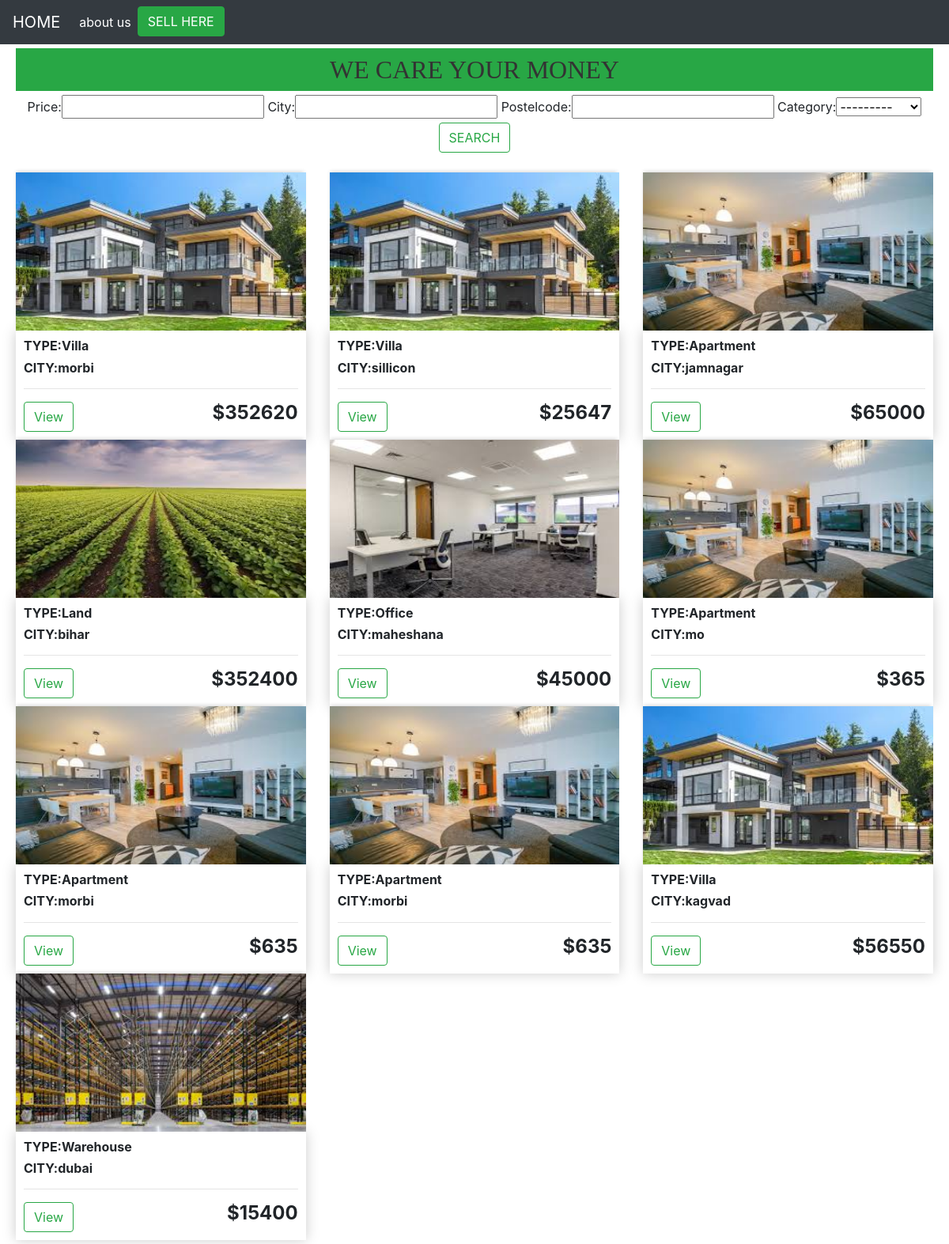
The app's page /, older data.
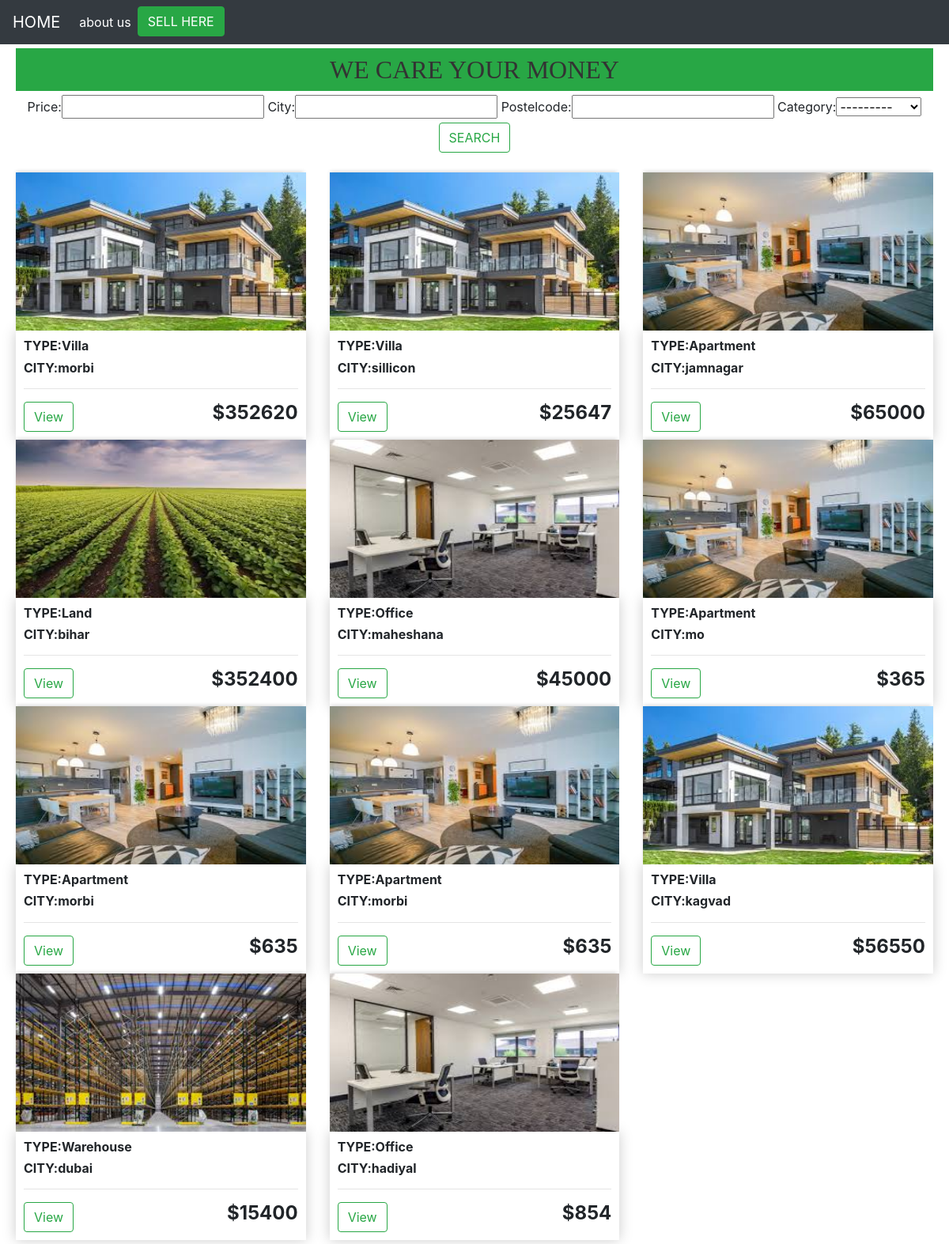
The same page, newer data.
### real/models.py (models this page shows, shortened)
class product(models.Model):
	owner_name=models.CharField(max_length=50)
	owner_email=models.EmailField()
	noofbed=models.IntegerField()
	decs=models.TextField()
	price=models.IntegerField()
	city=models.CharField(max_length=50)
	postelcode=models.IntegerField()
	category=(('Villa','Villa'),
				('Banglov','Banglov'),
				('Land','Land'),
				('Apartment','Apartment'),
				('Office','Office'),
				('Warehouse','Warehouse')
		)
	Category=models.CharField(max_length=50,choices=category)
	img=models.ImageField()

### real/views.py (the view)
# urls.py: path('',views.main,name='home'),
def main(request):
	eget=product.objects.all()
	myfilter=property(request.GET,queryset=eget)
	eget=myfilter.qs
	context={'get':eget ,'myfilter':myfilter}
	return render(request,'home.html',context)

### real/templates/home.html (shortened to what this page needs)
{% extends 'main.html' %}
{% load static %}
{% block content %}
	<div class="container-fluid" >
	<h6 class="heading">WE CARE YOUR MONEY</h6>
	</div>
	<div class="qform">
		<form method="get">
		{{myfilter.form}}
		<button class="btn btn-outline-success" type="submit">SEARCH</button>
	</form>
	</div>
	<div class="row a">
		{% for i in get %}
		<div class="col-lg-4">
			<img class="thumbnail" src="{{i.img.url}}">
				<div class="box-element product">
				<h6><strong>TYPE:{{i.Category}}</strong></h6>
				<h6><strong>CITY:{{i.city}}</strong></h6>
				<hr>
				<a class="btn btn-outline-success" href="{% url 'show' i.id  %}">View</a>
				<h4 style="display: inline-block; float: right"><strong>${{i.price}}</strong></h4>
			</div>
		</div>
		{% endfor %}
	</div>
{% endblock content %}

### real/templates/main.html (shortened to what this page needs)
{% load static %}
<!DOCTYPE html>
<html>
<head>
	<link rel="stylesheet" href="https://stackpath.bootstrapcdn.com/bootstrap/4.4.1/css/bootstrap.min.css">
	<link rel="stylesheet" type="text/css" href="{% static 'css/main.css' %}">
</head>
<body>
	<nav class="navbar navbar-expand-lg navbar-dark bg-dark">
  <a class="navbar-brand" href="#">HOME</a>
  <div class="collapse navbar-collapse" id="navbarSupportedContent">
    <ul class="navbar-nav mr-auto">
      <li class="nav-item active">
        <a class="nav-link" href="#">about us <span class="sr-only">(current)</span></a>
      </li>
     <div class="right">
    <a href="{% url 'create' %}" class="btn btn-success pull-right">SELL HERE</a>
  </div>
  </div>
</nav>
{% block content %}
{% endblock content %}
</body>
</html>

### static/css/main.css (style rules this page uses)
.thumbnail { width: 100%; height: 200px; -webkit-box-shadow: -1px -3px 5px -2px rgba(214,214,214,1); -moz-box-shadow: -1px -3px 5px -2px rgba(214,214,214,1); box-shadow: -1px -3px 5px -2px rgba(214,214,214,1); }
.box-element { box-shadow:hsl(0, 0%, 80%) 0 0 16px; background-color: #fff; border-radius: 0px; padding: 10px; }
.row { margin: 5px; }
.heading { text-align: center; font-family: fantasy; font-size: 2em; padding: 8px; margin:5px; color: #333; background-color: #28A745 }
.a { margin-top: 25px; }
.right { text-align: right; float: right; }
.qform { text-align: center; align-content: center; float: center; }

Row changes from the older to the newer data that the page shows:
added product: img (picture), Category "Office", city "hadiyal", price "854"
